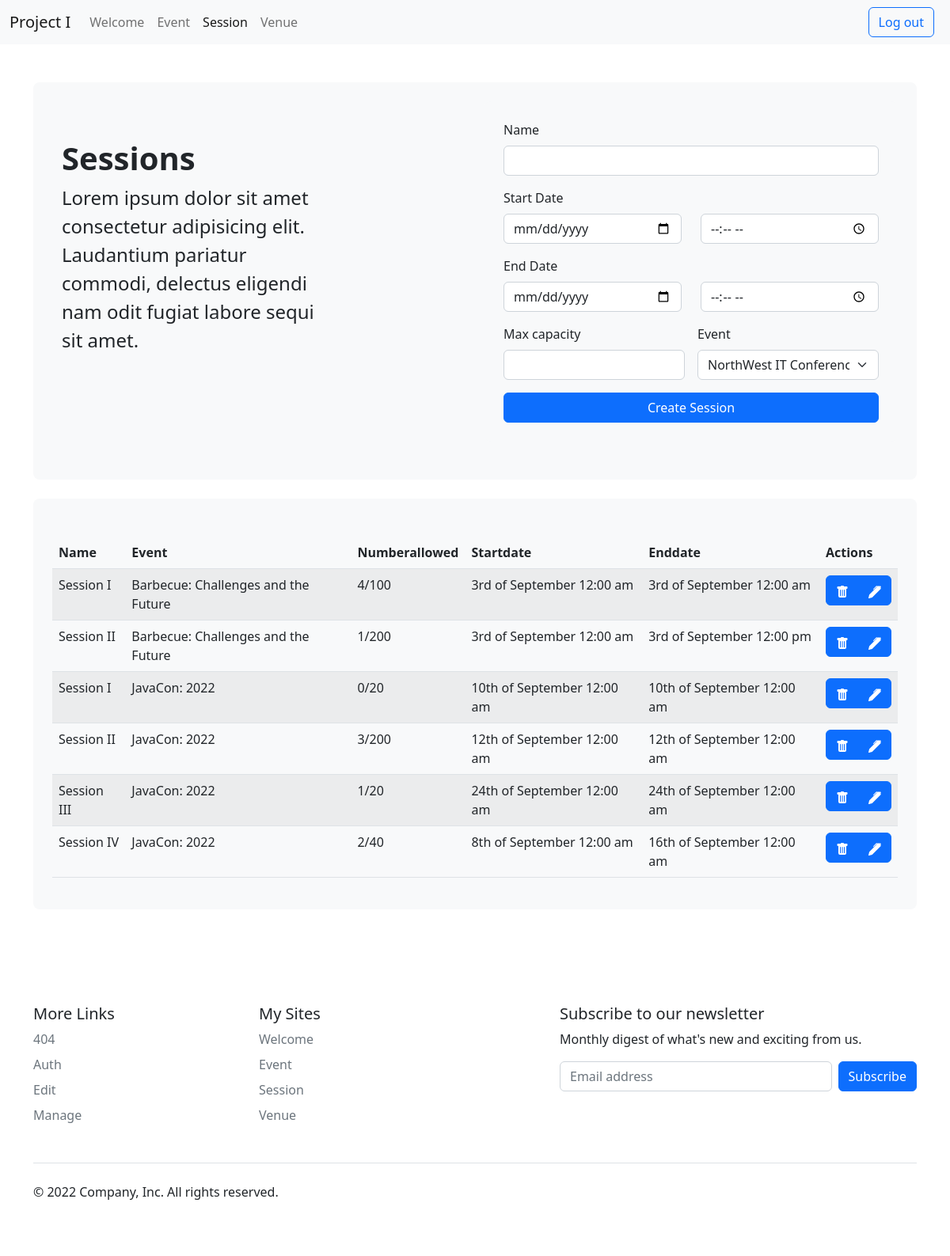
/index.php?page=session (signed in), run on the app's committed database.
### tables this page shows
CREATE TABLE `session` (
  `idsession` int NOT NULL,
  `name` varchar(50) NOT NULL,
  `numberallowed` int NOT NULL,
  `event` int NOT NULL,
  `startdate` datetime NOT NULL,
  `enddate` datetime NOT NULL
);

CREATE TABLE `event` (
  `idevent` int NOT NULL,
  `name` varchar(50) NOT NULL,
  `datestart` datetime NOT NULL,
  `dateend` datetime NOT NULL,
  `numberallowed` int NOT NULL,
  `venue` int NOT NULL
);

### app/model/Session.php (called while the page is built, shortened)
<?php
class Session {
    public static function get_all() {
        return DB::queryAll('SELECT idsession, enddate, startdate, session.name, concat(count(attendee_session.session), "/", session.numberallowed) AS numberallowed, session.event, event.name AS event FROM session LEFT JOIN event ON session.event = event.idevent LEFT JOIN attendee_session ON attendee_session.session = idsession GROUP BY idsession ORDER BY idsession ASC', 'Session');
    }
    public static function get_page_data($actions) {
        return [
            "template" => "manage",
            "title" => "Sessions",
            "form" => "app/view/forms/session.php",
            "table" => Table::generate(self::get_all(), "session", $actions),
            "all_events" => Event::get_all(),
        ];
    }
}

### app/controller/Controller.php (called while the page is built, shortened)
<?php
class Controller {
    public function handle_request() {
        $page = Filter::validate_and_sanitize(INPUT_GET, 'page', NULL);
        $method = Filter::validate_and_sanitize(INPUT_GET, 'method', NULL);
        $db_access = ["signin"];
        if(isset($_SESSION['loggedin']) && !empty($_SESSION['loggedin'])){
            $db_access = Permissions::get_db_access($_SESSION['role']);
        }
        if (!$method && method_exists($page, "get_all")) {
            return self::handle_page_with_method($page, NULL, NULL, $db_access);
        }
    }
    public static function handle_page_with_method($page, $method, $param, $db_access) {
        $role = isset($_SESSION["role"]) ? $_SESSION["role"] : "";
        $actions = Permissions::get_button_access($role);
        if(method_exists($page, $method)) {
            $data = $page::$method($param);
        } else {
            if(class_exists($page)) {
                $data = $page::get_page_data($actions);
            } else {
                $data["template"] = "404";
            }
            $page = $data["template"];
        }
        $view = new View('app/view/template/' . $page . '.php');
        $data["show_create"] = in_array("create", $db_access);
        return $view->render($data);
    }
}

### index.php (called while the page is built, shortened)
<?php
    $controller = new Controller();
    $controller->handle_request();
?>

### app/view/Table.php (the view, shortened to what this page needs)
<?php
class Table {
    public static function generate($data, $model, $actions, $title = "") {
        $first_row = $data[0];
        $html  = "<div class='p-4 my-4 bg-light rounded-3'>";
        $html .= "    <div class='card-body'>";
        $html .= "        <h1>".ucfirst($title)."</h1>";
        $html .= "        <table class='table table-striped mt-4'>";
        $html .= "            <thead>";
        $html .= "                <tr>";
        foreach(get_object_vars($first_row) as $name=>$value) {
            $html .= "                <th scope='col'>".ucfirst($name)."</th>";
        }
        if ($actions) $html .= "      <th scope='col'>"."Actions"."</th>";
        $html .= "               </tr>";
        $html .= "            </thead>";
        $html .= "            <tbody>";
        foreach ($data as $row) {
            $html .= "            <tr>";
            foreach(get_object_vars($row) as $name=>$value) {
                if(strpos($name, "ate")>0) {
                    $value = date('jS \of F h:i a', strtotime($value));
                }
                $html .= "      <td>".$value."</td>";
            }
            $html .= "                <td>";
            $html .= "                    <div class='d-flex btn-group w-100' role='group' aria-label='Basic example'>";
            if($actions) foreach($actions as $action) {
                $model = strpos($model, "event") !== false ? "event" : $model;
                $model = strpos($model, "session") !== false ? "session" : $model;
                $show = true;
                switch($action){
                    case "remove":
                        if($show){
                            $html .= Button::create($model, 'remove', $row->get_id());
                        }else{
                            $html .= Button::create(NULL, 'remove', $row->get_id());
                        }
                    break;
                    case "edit":
                        $html .= Button::create("edit", 'show', $model, $row->get_id());
                    break;
                }
            }
            $html .= "                     </div>";
            $html .= "                 </td>";
            $html .= "            </tr>";
        }
        $html .= "            </tbody>";
        $html .= "         </table>";
        $html .= "     </div>";
        $html .= " </div>";
        return $html;
    }
}

### app/view/Button.php
<?php
class Button {
    protected static $ICONS = [
        "apply" => " <svg xmlns='http://www.w3.org/2000/svg' width='16' height='16' fill='currentColor' class='bi bi-arrow-right-square-fill' viewBox='0 0 16 16'>
                 <path d='M0 14a2 2 0 0 0 2 2h12a2 2 0 0 0 2-2V2a2 2 0 0 0-2-2H2a2 2 0 0 0-2 2v12zm4.5-6.5h5.793L8.146 5.354a.5.5 0 1 1 .708-.708l3 3a.5.5 0 0 1 0 .708l-3 3a.5.5 0 0 1-.708-.708L10.293 8.5H4.5a.5.5 0 0 1 0-1z'/>
                </svg>",
        "cancel" => "<svg xmlns='http://www.w3.org/2000/svg' width='16' height='16' fill='currentColor' class='bi bi-x-lg' viewBox='0 0 16 16'>
                            <path d='M2.146 2.854a.5.5 0 1 1 .708-.708L8 7.293l5.146-5.147a.5.5 0 0 1 .708.708L8.707 8l5.147 5.146a.5.5 0 0 1-.708.708L8 8.707l-5.146 5.147a.5.5 0 0 1-.708-.708L7.293 8 2.146 2.854Z'/>
                        </svg>",
        "show" => "<svg xmlns='http://www.w3.org/2000/svg' width='16' height='16' fill='currentColor' class='bi bi-pen-fill' viewBox='0 0 16 16'>
                                <path d='m13.498.795.149-.149a1.207 1.207 0 1 1 1.707 1.708l-.149.148a1.5 1.5 0 0 1-.059 2.059L4.854 14.854a.5.5 0 0 1-.233.131l-4 1a.5.5 0 0 1-.606-.606l1-4a.5.5 0 0 1 .131-.232l9.642-9.642a.5.5 0 0 0-.642.056L6.854 4.854a.5.5 0 1 1-.708-.708L9.44.854A1.5 1.5 0 0 1 11.5.796a1.5 1.5 0 0 1 1.998-.001z'/>
                            </svg>",
        "remove" =>  " <svg xmlns='http://www.w3.org/2000/svg' width='16' height='16' fill='currentColor' class='bi bi-trash-fill' viewBox='0 0 16 16'>
                            <path d='M2.5 1a1 1 0 0 0-1 1v1a1 1 0 0 0 1 1H3v9a2 2 0 0 0 2 2h6a2 2 0 0 0 2-2V4h.5a1 1 0 0 0 1-1V2a1 1 0 0 0-1-1H10a1 1 0 0 0-1-1H7a1 1 0 0 0-1 1H2.5zm3 4a.5.5 0 0 1 .5.5v7a.5.5 0 0 1-1 0v-7a.5.5 0 0 1 .5-.5zM8 5a.5.5 0 0 1 .5.5v7a.5.5 0 0 1-1 0v-7A.5.5 0 0 1 8 5zm3 .5v7a.5.5 0 0 1-1 0v-7a.5.5 0 0 1 1 0z'/>
                        </svg>",
    ];
    public static function create($page, $method, ...$params) {
        $param = join(",",$params);
        $icon = self::$ICONS[$method];
        $enabled = $page != NULL ? "enabled":"disabled";
        $page = $page != NULL ? $page:"dummy";
        $transparent = $enabled != "enabled" ? "transparent-50":"";
        $href = $enabled == "enabled" ? "href='index.php?page={$page}&method={$method}&param={$param}'":"";
        return "<a class='btn btn-primary w-100 {$transparent}' {$href}>{$icon}</a>";
    }
}

### app/view/View.php (shortened to what this page needs)
<?php
class View {
    private $_templates = [];
    public function __construct($file) {
        $this->_templates = array();
    }
    public function add_template($file) {
        if (file_exists($file)) {
            array_push($this->_templates, $file);
        } else {
            array_push($this->_templates, 'app/view/template/404.php');
        }
    }
    public function render($data) {
        include 'app/view/shared/header.php';
        foreach ($this->_templates as $_template) {
            include $_template;
        }
        include 'app/view/shared/footer.php';
    }
}

### public/css/style.css (style rules this page uses)
html, body { height:100%; width:100%; margin:0; }
body { font-family: Arial, Helvetica, sans-serif; }

### data on the page
session: name "Session I", event.name "Barbecue: Challenges and the Future", value "4/100", startdate "3rd of September 12:00 am", enddate "3rd of September 12:00 am"
session: name "Session II", event.name "Barbecue: Challenges and the Future", value "1/200", startdate "3rd of September 12:00 am", enddate "3rd of September 12:00 pm"
session: name "Session I", event.name "JavaCon: 2022", value "0/20", startdate "10th of September 12:00 am", enddate "10th of September 12:00 am"
session: name "Session II", event.name "JavaCon: 2022", value "3/200", startdate "12th of September 12:00 am", enddate "12th of September 12:00 am"
session: name "Session III", event.name "JavaCon: 2022", value "1/20", startdate "24th of September 12:00 am", enddate "24th of September 12:00 am"
session: name "Session IV", event.name "JavaCon: 2022", value "2/40", startdate "8th of September 12:00 am", enddate "16th of September 12:00 am"

### other printed values
$file_c "Welcome"
$file_c "Event"
$file_c "Session"
$file_c "Venue"
$name "Name"
$name "Event"
$name "Numberallowed"
$name "Startdate"
$name "Enddate"
$file_name_c "404"
$file_name_c "Auth"
$file_name_c "Edit"
$file_name_c "Manage"
$file_name_c "Welcome"
$file_name_c "Event"
